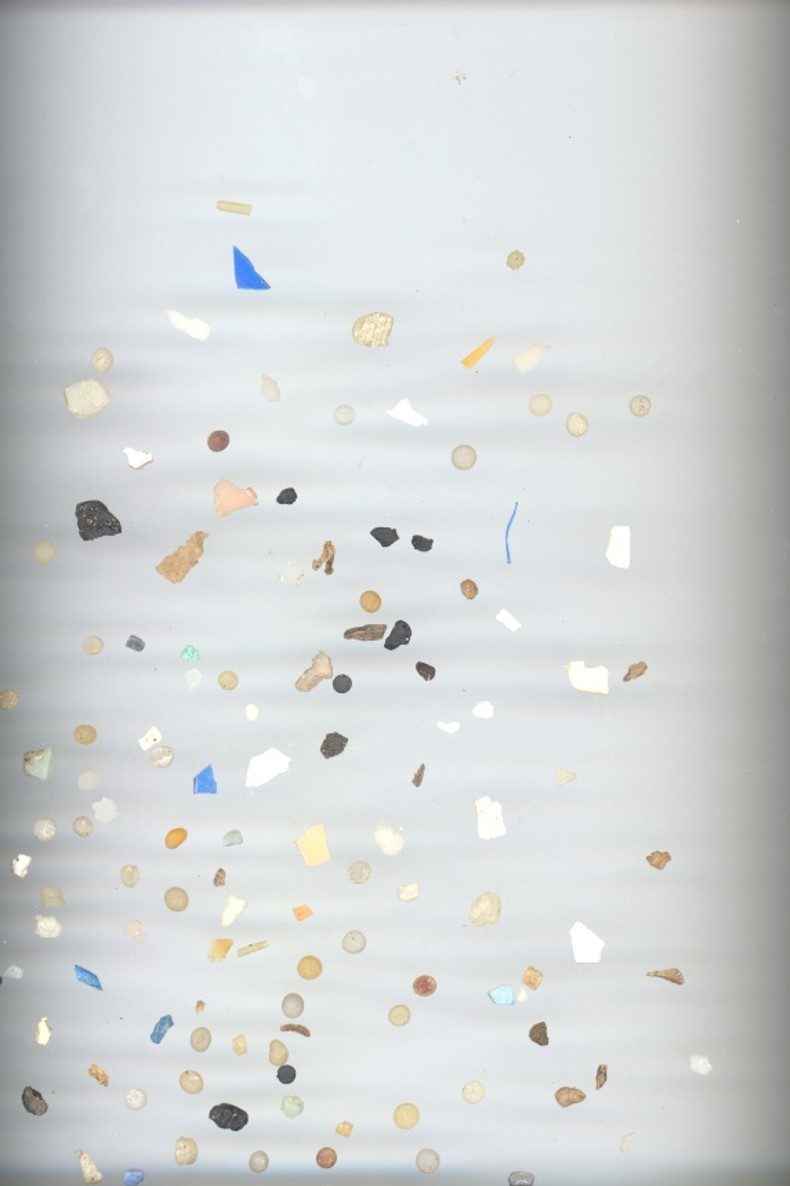
#> input picture P3/MPs_test.jpg, 790 x 1186 px, given in place of the camera
$ jupyter execute VC_Practica1.ipynb   (text cells are left out)
#> lines starting #> are read from the running program, lines starting #| are printed output that depends on the picture; after the words box and inside, x2 and y2 are one past the last pixel; in counts of white or black regions, pixels touching at a corner belong together
[cell 1]
import cv2
import numpy as np
import matplotlib.pyplot as plt

[cell 2]
ancho = 800
alto = 800

# Creación del tablero
tablero = np.zeros((alto, ancho, 3), dtype = np.uint8)

# Recorrido del tablero
for i in range(0, ancho):
    for j in range(0,alto):
        if (i//100 + j//100) % 2 == 0: # esto sirve para saber si es par
          tablero[i, j] = (255, 255, 255) # se pinta de blanco en posciones pares

plt.imshow(tablero)
plt.show()
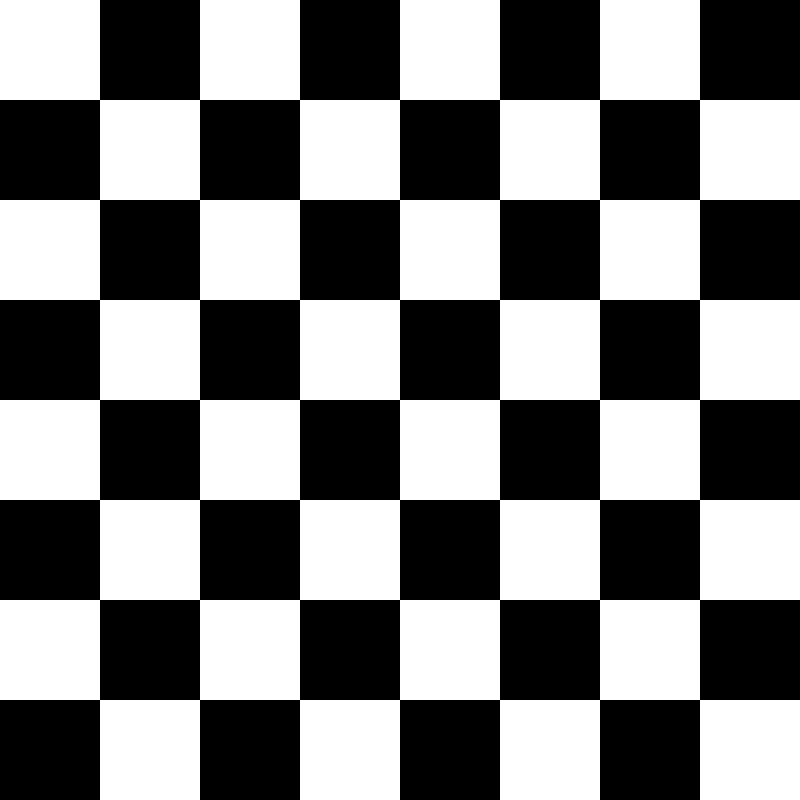
#> shown: shape (800, 800, 3); 50% white; 1 white region, box (x1, y1, x2, y2) and area: (0, 0, 800, 800) 320000

[cell 3]
ancho = 300
alto = 200

mondrian = np.zeros((200, 300, 3), dtype = np.uint8)

mondrian[:,:,0] = 255
mondrian[:,:,1] = 255
mondrian[:,:,2] = 255


# Colores
rojo = (255, 0, 0)
amarillo = (255, 255, 0)
azul = (0,0,255)

# Rellenos
cv2.rectangle(mondrian, (25,0), (60,50), amarillo, -1)
cv2.rectangle(mondrian, (60,0), (150,50), azul, -1)
cv2.rectangle(mondrian, (150,0), (220,50), rojo, -1)
cv2.rectangle(mondrian, (220,0), (260,50), amarillo, -1)
cv2.rectangle(mondrian, (180,50), (220,125), azul, -1)
cv2.rectangle(mondrian, (220,50), (260,125), rojo, -1)
cv2.rectangle(mondrian, (60,125), (180,165), rojo, -1)
cv2.rectangle(mondrian, (220,125), (260,165), amarillo, -1)
cv2.rectangle(mondrian, (25,165), (60,alto), azul, -1)
cv2.rectangle(mondrian, (60,165), (180,alto), amarillo, -1)
# Líneas verticales
cv2.line(mondrian, (int(ancho/2), 0),(int(ancho/2), 125), (0,0,0) ,4)
cv2.line(mondrian, (25, 0),(25, alto), (0,0,0) ,4)
cv2.line(mondrian, (60, 0),(60, alto), (0,0,0) ,4)
cv2.line(mondrian, (260, 0),(260, alto), (0,0,0) ,4)
cv2.line(mondrian, (220, 0),(220, 165), (0,0,0) ,4)
cv2.line(mondrian, (180, 50),(180, alto), (0,0,0) ,4)

# Líneas horizontales
cv2.line(mondrian, (0, 50),(ancho, 50), (0,0,0) ,4)
cv2.line(mondrian, (0, 125),(260, 125), (0,0,0) ,4)
cv2.line(mondrian, (25, 165),(ancho, 165), (0,0,0) ,4)
plt.imshow(mondrian)
plt.show()

[cell 4]
vid = cv2.VideoCapture(0)

while(True):
    # fotograma a fotograma
    ret, frame = vid.read()
#> frame is the input picture: shape (1186, 790, 3); mean B, G, R 213.9, 213.8, 210.9

    if ret:
        #Separamos canales
       #  canal azul
        b = frame[:,:,0]
        b_color = np.zeros_like(frame)
        b_color[:,:,0]= b #separo los canales y luego le pongo el color real
       # canal verde
        g = frame[:,:,1]
        g_color = np.zeros_like(frame)
        g_color[:,:,1]= g

        # rojo invertido
        r = frame[:,:,2]
        r_mod = 255 - r
        r_color_mod = np.zeros_like(frame)
        r_color_mod[:,:,2]= r_mod #inivierto especificamente el color rojo
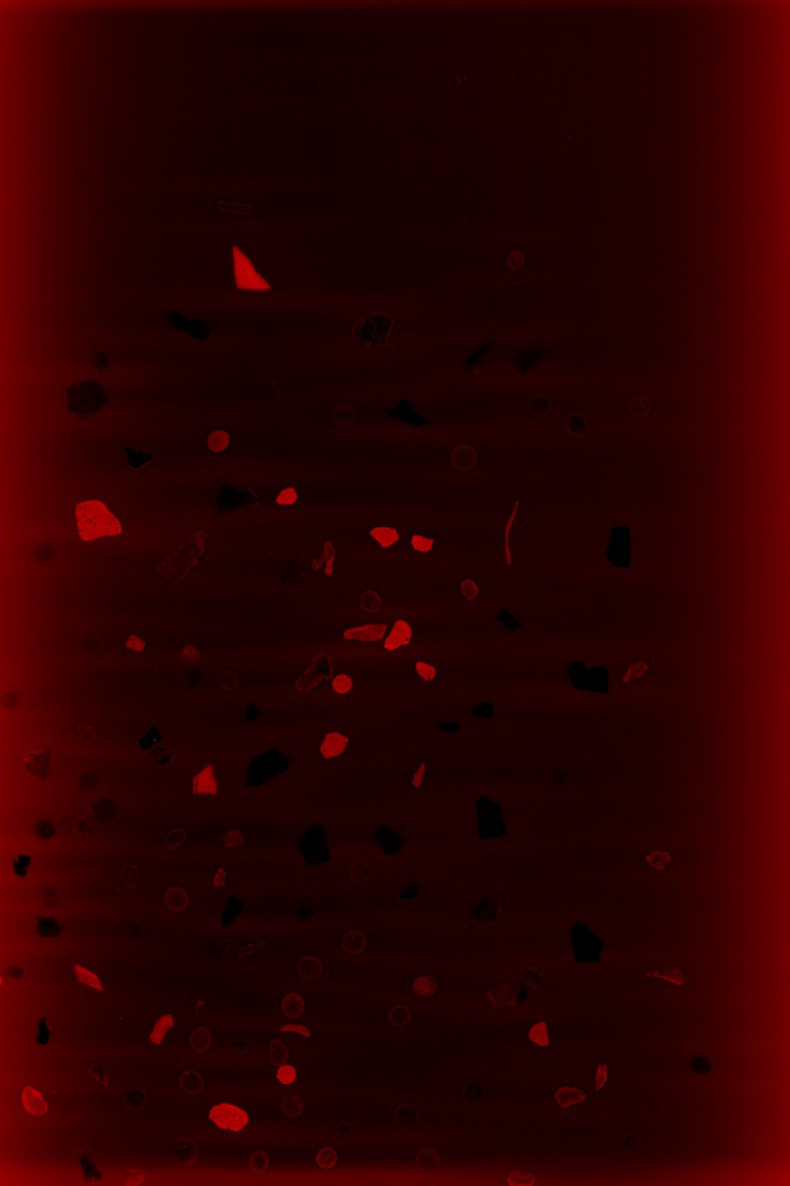
#> r_color_mod: shape (1186, 790, 3); mean of channels 0, 1, 2 0, 0, 44.1; drawn as B, G, R
        #Dimensiones imagen de entrada
        h, w, c = frame.shape
#> h = 1186; w = 790; c = 3
        #Concateamos en horizontal los tres planos del fotograma
        collage = np.hstack((r_color_mod,g_color, b_color)) # pega imagenes

        # Muestra fotograma redimensionando a la mitad para que quepa en pantalla
        cv2.imshow('RGB', cv2.resize(collage, (int(w*1.5),int(h/2)),cv2.INTER_NEAREST))
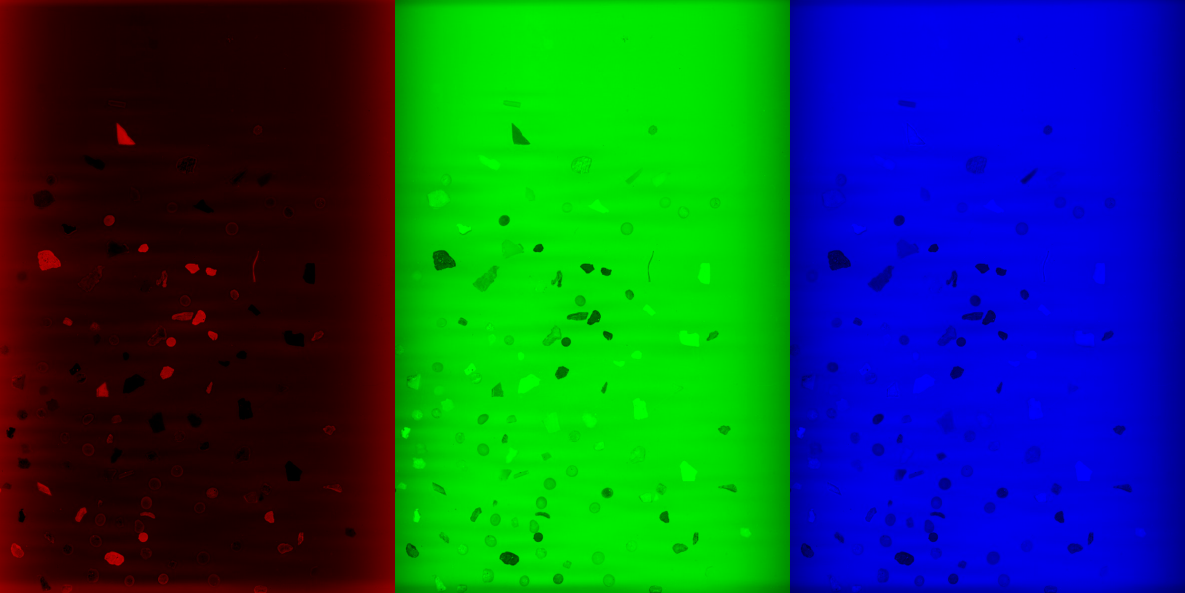
#> window 'RGB': shape (593, 1185, 3); mean B, G, R 71.3, 71.3, 14.7

    # Detenemos pulsado ESC
    if cv2.waitKey(20) == 27:
#> (key Esc is pressed here)
        break

# Libera el objeto de captura
vid.release()
# Destruye ventanas
cv2.destroyAllWindows()

[cell 5]
B = frame[:,:, 0]
G = frame[:, :, 1]
R = frame[:, :, 2]
# Almacena valores del evento

vid = cv2.VideoCapture(0)

while True:
    ret, frame = vid.read()
    if not ret:
        break

    # Convertir a escala de grises
    gray = cv2.cvtColor(frame, cv2.COLOR_BGR2GRAY)

    # Tamaño del bloque
    block_size = 8
    h, w = gray.shape

    # Redimensionar a bloques 8x8 promediados
    small = cv2.resize(gray, (w // block_size, h // block_size), interpolation=cv2.INTER_AREA)

    # Encontrar min y max en la imagen reducida
    minVal, maxVal, minLoc, maxLoc = cv2.minMaxLoc(small)
#> minVal = 81; maxVal = 255; minLoc = (28, 138); maxLoc = (77, 66)

    # Escalar coordenadas de vuelta a la imagen original
    minLoc = (minLoc[0] * block_size, minLoc[1] * block_size)
#> minLoc = (224, 1104)
    maxLoc = (maxLoc[0] * block_size, maxLoc[1] * block_size)
#> maxLoc = (616, 528)

    # Dibujar rectángulos 8x8
    cv2.rectangle(frame, minLoc, (minLoc[0]+block_size, minLoc[1]+block_size), (255,0,0), 2)  # más oscuro
#> frame: shape (1186, 790, 3); 0.01% of pixels changed, all inside (x1, y1, x2, y2) = (223, 1103, 234, 1114)
    cv2.rectangle(frame, maxLoc, (maxLoc[0]+block_size, maxLoc[1]+block_size), (0,0,255), 2)  # más claro
#> frame: shape (1186, 790, 3); mean B, G, R 213.9, 213.8, 210.9

    cv2.imshow('Cam', frame)

    if cv2.waitKey(20) == 27:
#> (key Esc is pressed here)
        break

vid.release()
cv2.destroyAllWindows()

[cell 6]
vid = cv2.VideoCapture(0)

# Dimensiones de la cámara
w = int(vid.get(cv2.CAP_PROP_FRAME_WIDTH))
h = int(vid.get(cv2.CAP_PROP_FRAME_HEIGHT))

# Forzar a mitad de resolución
w = int(w/2)
h = int(h/2)
vid.set(cv2.CAP_PROP_FRAME_WIDTH, w)
vid.set(cv2.CAP_PROP_FRAME_HEIGHT, h)

# Imagen conjunta 2x original
collage = np.zeros((h*2, w*2, 3), dtype=np.uint8)
tl = collage[0:h, 0:w]
tr = collage[0:h, w:w+w]
bl = collage[h:h+h, 0:w]
br = collage[h:h+h, w:w+w]

while True:
    ret, frameIN = vid.read()

    # Reducir tamaño
    frame = cv2.resize(frameIN, (w, h), cv2.INTER_NEAREST)
#> frame: shape (593, 395, 3)

    if ret:
        # Versión 1: en grises
        gray = cv2.cvtColor(frame, cv2.COLOR_BGR2GRAY)
#> gray: shape (593, 395)
        gray = cv2.cvtColor(gray, cv2.COLOR_GRAY2BGR)
#> gray: shape (593, 395, 3)

        # Versión 2: invertida
        invertida = cv2.bitwise_not(frame)
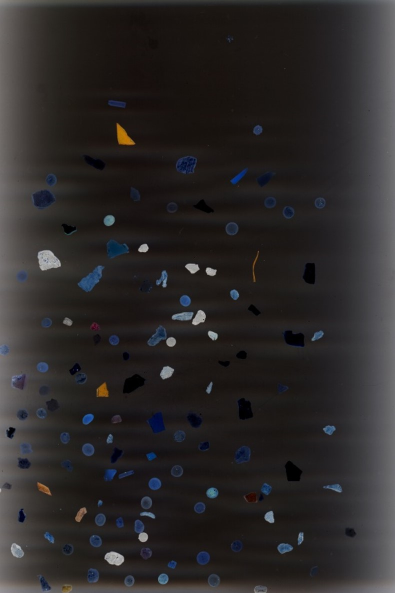
#> invertida: shape (593, 395, 3); mean B, G, R 41, 41, 43.9

        # Versión 3: bordes tipo cómic
        edges = cv2.Canny(frame, 100, 200)
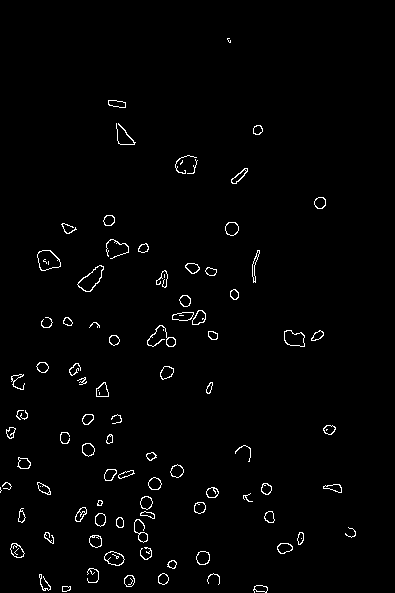
#> edges: shape (593, 395); 1.7% white in thin lines or dots, all inside (x1, y1, x2, y2) = (0, 38, 356, 593)
        edges = cv2.cvtColor(edges, cv2.COLOR_GRAY2BGR)

        # Versión 4: colores locos (colormap)
        pop = cv2.applyColorMap(frame, cv2.COLORMAP_JET)
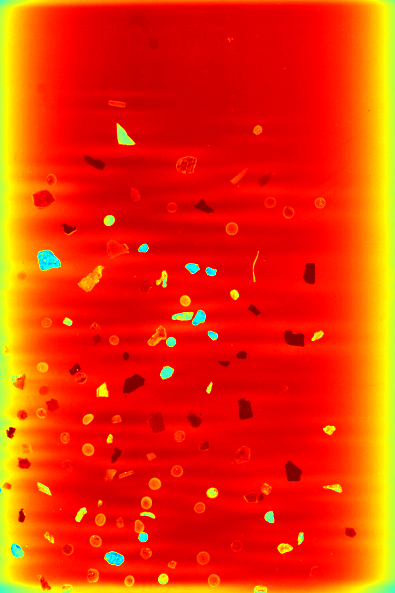
#> pop: shape (593, 395, 3); mean B, G, R 3.4, 51, 237.1

        # Pegar en el collage
        tl[:,:,:] = gray
        tr[:,:,:] = invertida
        bl[:,:,:] = edges
        br[:,:,:] = pop

        # Mostrar collage
        cv2.imshow('Pop Art Collage', collage)
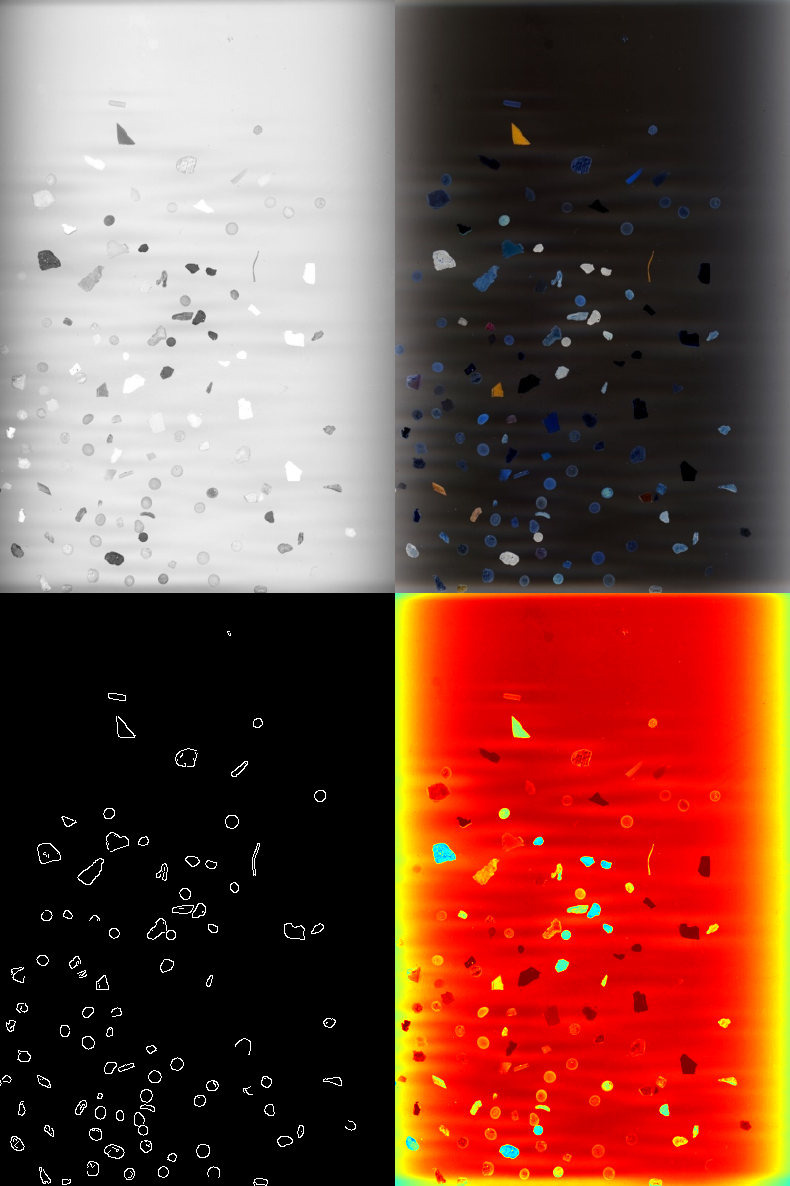
#> window 'Pop Art Collage': shape (1186, 790, 3); mean B, G, R 65.4, 77.4, 124.6

    # Detener con ESC
    if cv2.waitKey(20) == 27:
#> (key Esc is pressed here)
        break

# Liberar cámara
vid.release()
cv2.destroyAllWindows()        # mapa de colores llamativo
